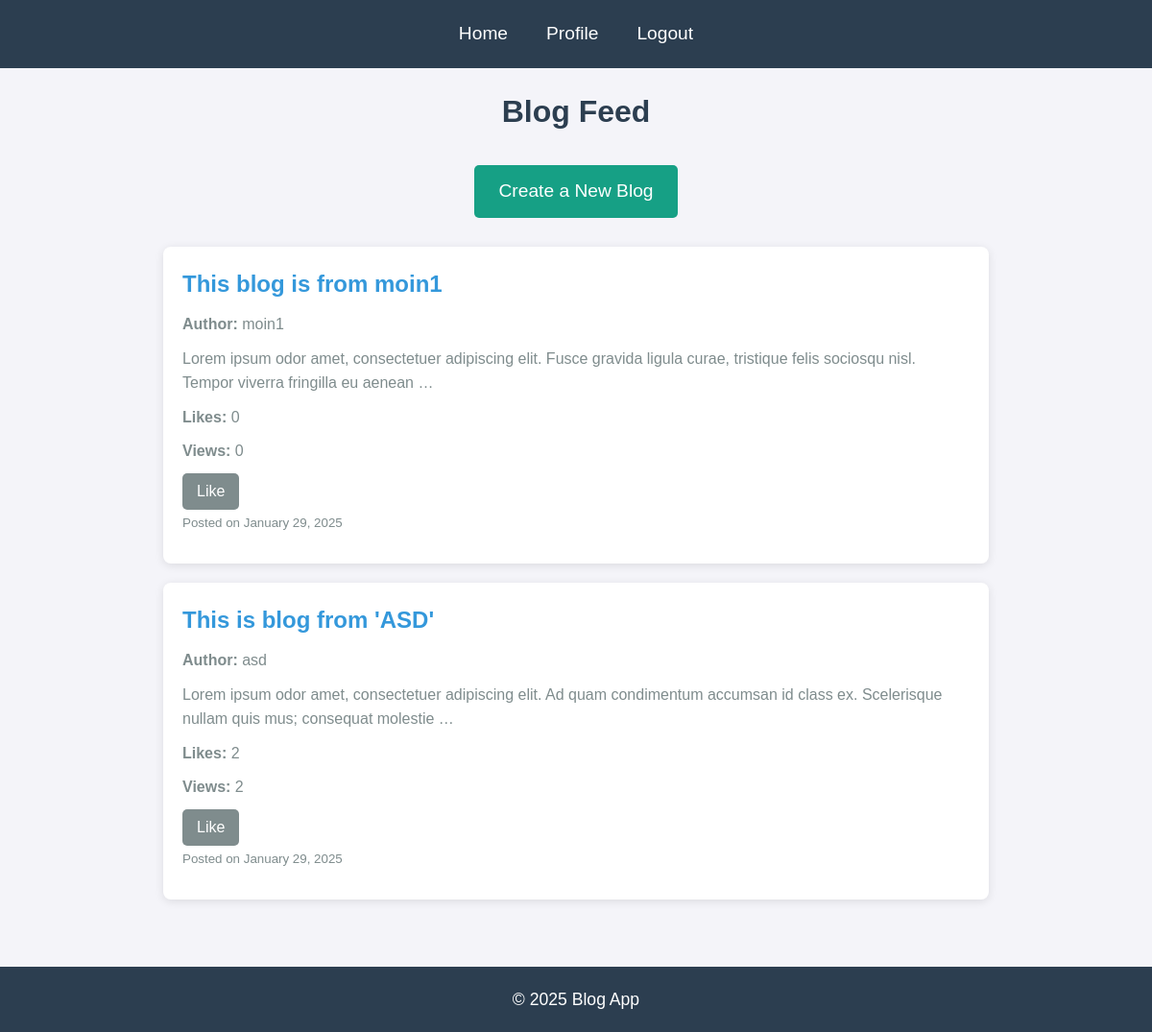
Page / (signed in) on the committed database.
### blog_app/models.py (models this page shows)
class Blog(models.Model):
    title = models.CharField(max_length=255)
    content = models.TextField()
    blog_pic = models.ImageField(upload_to='blog_pics/', blank=True, null=True)
    author = models.ForeignKey(
        settings.AUTH_USER_MODEL,  # Use AUTH_USER_MODEL
        on_delete=models.CASCADE,
        related_name='blogs'
    )
    created_at = models.DateTimeField(auto_now_add=True)
    updated_at = models.DateTimeField(auto_now=True)
    views = models.IntegerField(default=0)
    likes = models.ManyToManyField(
        settings.AUTH_USER_MODEL,  # Use AUTH_USER_MODEL
        related_name='liked_blogs',
        blank=True
    )

### user/models.py (models this page shows)
class CustomUser(AbstractUser):
    phone = models.CharField(max_length=15, blank=True, null=True)
    profile_picture = models.ImageField(upload_to='profile_pics/', blank=True, null=True)

### blog_app/views.py (the view)
# urls.py: path('', views.home_view, name='home_view'),  # Home page displaying blog feed
@login_required
def home_view(request):
    blogs = Blog.objects.all().order_by('-created_at')
    return render(request, 'blog_app/home.html', {'blogs': blogs})

### blog_app/templates/blog_app/home.html (shortened to what this page needs)
<!DOCTYPE html>
<html lang="en">
<head>
</head>
<body>
  <header>
    <nav>
      <ul>
        <li><a href="{% url 'home_view' %}">Home</a></li>
        <li><a href="{% url 'profile' %}">Profile</a></li>
        <li><a href="{% url 'logout' %}">Logout</a></li>
      </ul>
    </nav>
  </header>
  <main>
    <h1>Blog Feed</h1>
    <a href="{% url 'create_blog' %}" class="btn btn-primary">Create a New Blog</a>
    <div class="blog-list">
      {% for blog in blogs %}
      <div class="blog-card">
        <div class="content">
          <h2><a href="{% url 'blog_detail' blog.id %}">{{ blog.title }}</a></h2>
          <p><strong>Author:</strong> {{ blog.author.username }}</p>
          <p>{{ blog.content|truncatewords:20 }}</p>
          <p><strong>Likes:</strong> {{ blog.likes.count }}</p>
          <p><strong>Views:</strong> {{ blog.views }}</p>
          <form method="POST" action="{% url 'like_blog' blog.id %}">
            <button type="submit" class="btn btn-secondary">
              {% if user in blog.likes.all %}
              Unlike
              {% else %}
              Like
              {% endif %}
            </button>
          </form>
          <p><small>Posted on {{ blog.created_at|date:"F d, Y" }}</small></p>
        </div>
      </div>
      {% endfor %}
    </div>
  </main>
  <footer>
    <p>&copy; 2025 Blog App</p>
  </footer>
</body>
</html>

### blog_app/templates/blog_app/home.html (style rules this page uses)
* { margin: 0; padding: 0; box-sizing: border-box; }
body { font-family: Arial, sans-serif; background-color: #f4f4f9; color: #333; line-height: 1.6; }
header { background-color: #2c3e50; padding: 20px 0; text-align: center; }
header nav ul { list-style: none; display: flex; justify-content: center; }
header nav ul li { margin: 0 20px; }
header nav ul li a { text-decoration: none; color: white; font-size: 1.2em; }
main { padding: 20px; max-width: 900px; margin: auto; }
h1 { text-align: center; color: #2c3e50; margin-bottom: 30px; }
a.btn.btn-primary { display: block; background-color: #16a085; color: white; font-size: 1.2em; padding: 12px 25px; text-align: center; border-radius: 5px; margin: 0 auto 30px auto; width: fit-content; text-decoration: none; transition: background-color 0.3s ease; }
.blog-list { display: flex; flex-direction: column; gap: 20px; }
.blog-card { background-color: #ffffff; padding: 20px; border-radius: 8px; box-shadow: 0 2px 10px rgba(0, 0, 0, 0.1); width: 100%; }
.blog-card h2 { font-size: 1.5em; margin: 0 0 10px 0; color: #2c3e50; }
.blog-card h2 a { text-decoration: none; color: #3498db; }
.blog-card p { font-size: 1em; color: #7f8c8d; margin-bottom: 10px; }
.btn-secondary { padding: 10px 15px; font-size: 1em; background-color: #7f8c8d; color: white; border: none; border-radius: 5px; cursor: pointer; transition: background-color 0.3s ease; }
footer { text-align: center; padding: 20px; background-color: #2c3e50; color: white; margin-top: 50px; }
footer p { font-size: 1.1em; }

### rows in the picture
Blog: title "This blog is from moin1", author.username "moin1", content "Lorem ipsum odor amet, consectetuer adipiscing elit. Fusce gravida ligula curae, tristique felis sociosqu nisl. Tempor viverra fringilla eu aenean …", likes.count "0", views "0", shows "Like", created_at "January 29, 2025"
Blog: title "This is blog from 'ASD'", author.username "asd", content "Lorem ipsum odor amet, consectetuer adipiscing elit. Ad quam condimentum accumsan id class ex. Scelerisque nullam quis mus; consequat molestie …", likes.count "2", views "2", shows "Like", created_at "January 29, 2025"
